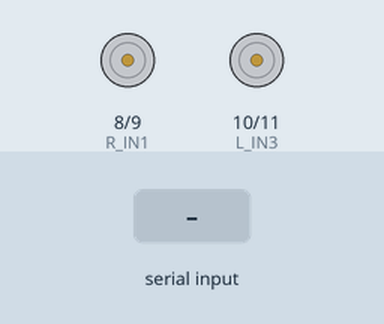
This sketch was run on a simulated Arduino Uno, built with avr-gcc and run on an emulated ATmega328P. Parts: motor-driver pin pairs drawn as motors (green arrow = first pin HIGH = forward, orange = second pin HIGH = backward, longer = more drive, scaled by the enable pin). The test bench sets the inputs (shaded band). What the sketch prints to the serial monitor is not drawn.

Above: at 1.2 s.
1.3 s: "F" received over Serial
At 2.3 s:
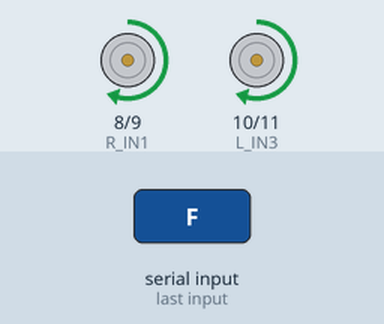
2.8 s: "B" received over Serial
At 3.5 s:
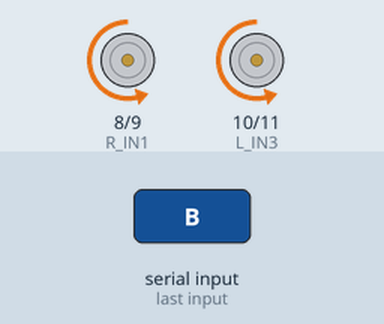
4.3 s: "L" received over Serial
At 4.6 s:
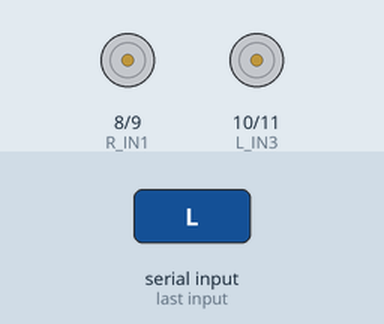
5.8 s: "R" received over Serial
7.3 s: "f" received over Serial
At 8.1 s:
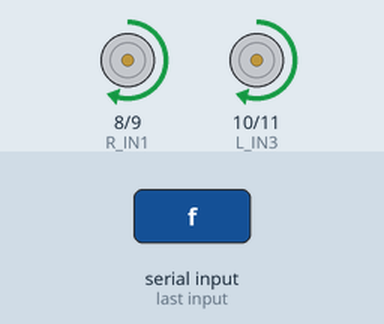
8.8 s: "b" received over Serial
At 9.2 s:
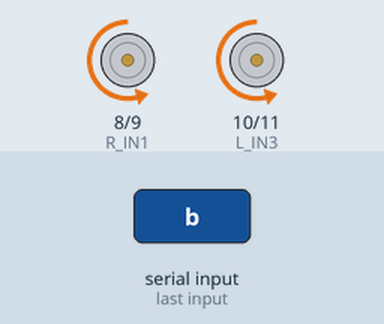
Timing chart, 0 to 11.3 s (numbered marks = the images above; inputs shaded):
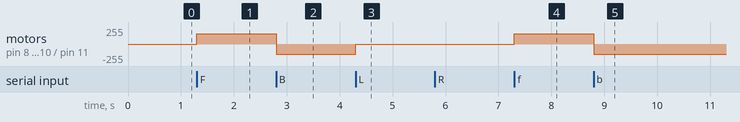

The sketch:

__1_RC_Car_keyboard.ino
```cpp
\
/*
 * RC Car (Serial Control)
 * - Serial commands (common set): F/B/L/R/S, +/- to tune speed
 * - Debug prints ONLY on STOP / LEFT / RIGHT
 */

// -------- Optional: enable sensor reads for debug prints --------
#define HAVE_SENSORS 0
#if HAVE_SENSORS
const int S_L = A5;  // Left sensor  (LOW on line)
const int S_C = A4;  // Center sensor (LOW on line)
const int S_R = A3;  // Right sensor  (LOW on line)
#endif

// ---------------- Pins ----------------
const int R_EN  = 5;   // Right Enable (PWM)
const int L_EN  = 6;   // Left  Enable (PWM)
const int R_IN1 = 8;   // Right IN1
const int R_IN2 = 9;   // Right IN2
const int L_IN3 = 10;  // Left  IN3
const int L_IN4 = 11;  // Left  IN4

// ---------------- Speeds (same defaults) ------------------
int L_SPD = 153;
int R_SPD = 153;

// --------------- Motor helpers ----------------------------
void motorDrive(int in1, int in2, int en, bool fwd, int spd) {
  digitalWrite(in1, fwd ? HIGH : LOW);
  digitalWrite(in2, fwd ? LOW  : HIGH);
  analogWrite(en, constrain(spd, 0, 255));
}

void motorStop(int in1, int in2, int en) {
  digitalWrite(in1, LOW);
  digitalWrite(in2, LOW);
  analogWrite(en, 0);
}

void motors(bool rFwd, bool lFwd, int rSpd, int lSpd) {
  motorDrive(R_IN1, R_IN2, R_EN, rFwd, rSpd);
  motorDrive(L_IN3, L_IN4, L_EN, lFwd, lSpd);
}

// --------------- Motions ----------------------------------
void fwd()  { motors(true,  true,  R_SPD, L_SPD); }
void back() { motors(false, false, R_SPD, L_SPD); }

void left() {
  motorStop(L_IN3, L_IN4, L_EN);
  motorDrive(R_IN1, R_IN2, R_EN, true, R_SPD);
#if HAVE_SENSORS
  dbg("LEFT");
#endif
}

void right() {
  motorStop(R_IN1, R_IN2, R_EN);
  motorDrive(L_IN3, L_IN4, L_EN, true, L_SPD);
#if HAVE_SENSORS
  dbg("RIGHT");
#endif
}

void halt() {
  motorStop(R_IN1, R_IN2, R_EN);
  motorStop(L_IN3, L_IN4, L_EN);
#if HAVE_SENSORS
  dbg("STOP");
#endif
}

// --------------- Debug print helper -----------------------
#if HAVE_SENSORS
void dbg(const char* tag) {
  int L = digitalRead(S_L);
  int C = digitalRead(S_C);
  int R = digitalRead(S_R);
  Serial.print(tag);
  Serial.print(" L="); Serial.print(L);
  Serial.print(" C="); Serial.print(C);
  Serial.print(" R="); Serial.println(R);
}
#endif

// ---------------- Setup -----------------------------------
void setup() {
  pinMode(R_EN, OUTPUT); pinMode(L_EN, OUTPUT);
  pinMode(R_IN1, OUTPUT); pinMode(R_IN2, OUTPUT);
  pinMode(L_IN3, OUTPUT); pinMode(L_IN4, OUTPUT);

#if HAVE_SENSORS
  pinMode(S_L, INPUT); pinMode(S_C, INPUT); pinMode(S_R, INPUT);
#endif

  Serial.begin(9600);
  halt(); // ensure stop on boot
  Serial.println("READY"); // brief one-time banner
}

// ---------------- Loop ------------------------------------
void loop() {
  if (Serial.available() > 0) {
    char c = Serial.read();

    switch (c) {
      case 'F': case 'f': fwd();  break;
      case 'B': case 'b': back(); break;
      case 'L': case 'l': left(); break;   // prints L,C,R if sensors enabled
      case 'R': case 'r': right(); break;  // prints L,C,R if sensors enabled
      case 'S': case 's': halt();  break;  // prints L,C,R if sensors enabled

      case '+': // faster
        L_SPD = min(255, L_SPD + 10);
        R_SPD = min(255, R_SPD + 10);
        break;

      case '-': // slower
        L_SPD = max(0, L_SPD - 10);
        R_SPD = max(0, R_SPD - 10);
        break;

      default:
        Serial.println("ERR"); // unknown command
        break;
    }
  }
}
```

Measured:
- after the input at 1.3 s, motor on pin 8 (R_IN1) / pin 9 (R_IN2), motor on pin 10 (L_IN3) / pin 11 (L_IN4): stopped → forward 153/255 at once
- after the input at 2.8 s, motor on pin 8 (R_IN1) / pin 9 (R_IN2), motor on pin 10 (L_IN3) / pin 11 (L_IN4): forward 153/255 → backward 153/255 at once
- after the input at 4.3 s, motor on pin 8 (R_IN1) / pin 9 (R_IN2), motor on pin 10 (L_IN3) / pin 11 (L_IN4): backward 153/255 → stopped at once
- after the input at 7.3 s, motor on pin 8 (R_IN1) / pin 9 (R_IN2), motor on pin 10 (L_IN3) / pin 11 (L_IN4): stopped → forward 153/255 at once
- after the input at 8.8 s, motor on pin 8 (R_IN1) / pin 9 (R_IN2), motor on pin 10 (L_IN3) / pin 11 (L_IN4): forward 153/255 → backward 153/255 at once
